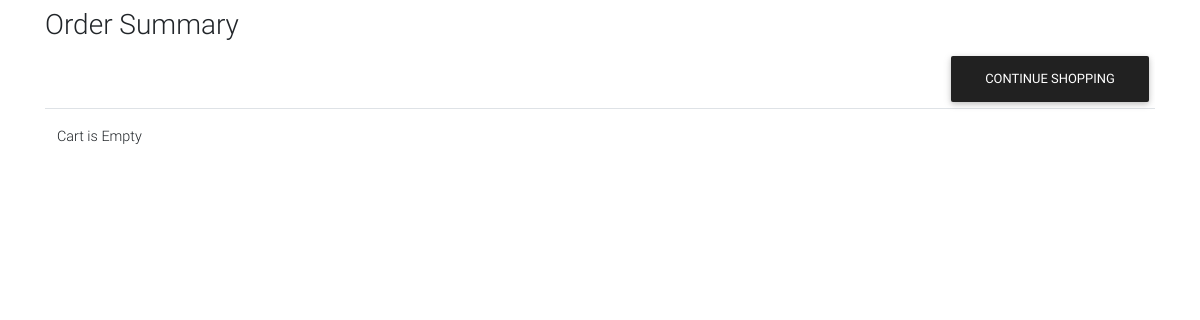
The page /order-summary (signed in) on the database as committed earlier.
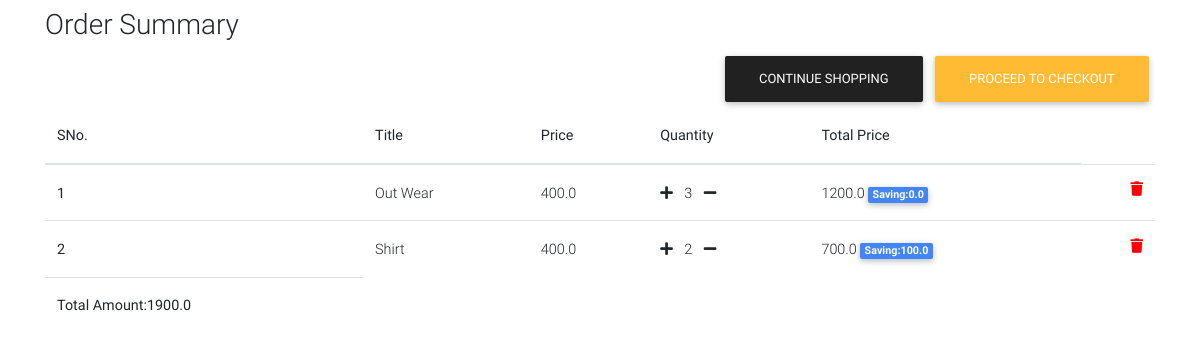
The same page on the database as committed later.
### front/models.py (models this page shows, shortened)
class OrderItem(models.Model):
    user=models.ForeignKey(Customer,on_delete=models.CASCADE,null=True,blank=True)
    ordered=models.BooleanField(default=False)
    item=models.ForeignKey(Item,on_delete=models.CASCADE)
    quantity=models.IntegerField(default=1)
    def get_total_item_price(self):
        totalprice=self.item.price * self.quantity
        return totalprice
    def get_total_item_discount_price(self):
        if self.item.discount_price:
            totalprice=self.item.discount_price * self.quantity
            return totalprice
        else:
            return self.get_total_item_price()
    def get_saved_amount(self):
        total_amount=self.get_total_item_price() - self.get_total_item_discount_price()
        return total_amount
    def get_final_price(self):
        if self.get_total_item_discount_price():
            return self.get_total_item_discount_price()
        return self.get_total_item_price()

class Item(models.Model):
    title=models.CharField(max_length=50)
    price=models.FloatField()
    discount_price=models.FloatField(blank=True,null=True)
    category=models.CharField(choices=CATEGORY_CHOICES,max_length=2)
    label=models.CharField(choices=LABEL_CHOICES,max_length=1)
    slug=models.SlugField()
    description=models.TextField()
    image=models.ImageField(upload_to='Images',null=True,blank=True)

class Order(models.Model):
    user=models.ForeignKey(Customer,on_delete=models.CASCADE)
    ref_code=models.CharField(max_length=20,blank=True,null=True)
    items=models.ManyToManyField(OrderItem)
    start_date = models.DateTimeField(auto_now_add=True)
    ordered_date=models.DateField()
    ordered=models.BooleanField(default=False)#it check whether has been ordered or not
    billing_address=models.ForeignKey('Address',related_name='billing_address',on_delete=models.SET_NULL,blank=True,null=True)
    shipping_address=models.ForeignKey('Address',related_name='shipping_address',on_delete=models.SET_NULL,blank=True,null=True)
    payment_detail=models.ForeignKey('Payments',on_delete=models.SET_NULL,blank=True,null=True)
    coupon=models.ForeignKey('Coupon',on_delete=models.SET_NULL,blank=True,null=True)
    being_delivered=models.BooleanField(default=False)#deliver hogaya
    received=models.BooleanField(default=False)#order hmne receive karliya
    order_status=models.CharField(choices=status,max_length=10,default='Pe')
    refund_requested=models.BooleanField(default=False)
    refund_granted=models.BooleanField(default=False)
    def total_amount(self):
        total=0
        for order_item in self.items.all():
            total += order_item.get_final_price()
        if self.coupon:
            total-=self.coupon.amount
        return total

### front/views.py (the view)
# urls.py: path('order-summary', OrderSummary.as_view(),name="order-summary"),
class OrderSummary(LoginRequiredMixin,View):
    def get(self,args,**kwargs):
        try:
            order=Order.objects.filter(user=self.request.user,ordered=False)
            empty=len(order)
            context={'orders':order,'empty':empty}
            return render(self.request,'Ecommerce/order_summary.html',context)
        except ObjectDoesNotExist:
            messages.success(self.request,"You donot have active order")
            return redirect("/")

### front/templates/Ecommerce/order_summary.html (shortened to what this page needs)
{% extends 'Ecommerce/home-page.html' %} {% block title %} Summary {% endblock title %}
 {% block body %}
<div class="container">
<div class="table-responsive">
    <h3 class="mt-2">Order Summary</h3>
    <table class="table  mt-4">
      {% if not empty %}
      <tr>
          <td>Cart is Empty</td>
          <a class="btn btn-dark float-right" href="/">Continue Shopping</a>
      </tr>
      {% else %}
      <thead>
        <tr>
            <th scope="col">SNo.</th>
            <th scope="col">Title</th>
            <th scope="col">Price</th>
            <th scope="col">Quantity</th>
            <th scope="col">Total Price</th>
        </tr>
    </thead>
    <tbody>
       {% for order in orders %}
       {% for object in order.items.all %}
        <tr>
            <th scope="row">{{forloop.counter}}</th>
            <td>{{object.item.title}}</td>
            <td>{{object.item.price}}</td>
            <td>
               <a href="{% url 'add-to-cart' object.item.slug %}"> <i class="fas fa-plus mr-2"></i></a>
                {{object.quantity}}
                <a href="{% url 'remove-single-item-from-cart' object.item.slug %}"><i class="fas fa-minus ml-2"></i></td></a>
            <td>{% if object.get_total_item_discount_price %}
                {{object.get_total_item_discount_price}}
               <span class="badge badge-primary"> Saving:{{object.get_saved_amount}}</span>
                {% else %}
                  {{object.get_total_item_price}}
                {% endif %}
            </td>
            <td><a style="color:red;" href="{% url 'remove-from-cart' object.item.slug %}"><i class="fas fa-trash float-right"></i<a/></td>
        </tr>
        {% endfor %}
        <tr>
            <td><b>Total Amount:{{order.total_amount}}</b></td>
        </tr>
        {% if order.total_amount %}
        <a class="btn btn-warning float-right" href="{% url 'check_out' %}">Proceed To Checkout</a>
        <a class="btn btn-dark float-right" href="/">Continue Shopping</a>
        {% endif %}
        {% endfor %}
    </tbody>
      {% endif %}
    </table>
</div>
</div>
{% endblock body %}

### front/templates/Ecommerce/home-page.html (shortened to what this page needs)
<!DOCTYPE html>
{% load static %}
{% load cart_template_tags %}
<html lang="en">
<head>
  {% block head %}
  <link rel="stylesheet" href="https://use.fontawesome.com/releases/v5.11.2/css/all.css">
  <link href="{% static 'css/bootstrap.min.css' %}" rel="stylesheet">
  <link href="{% static 'css/mdb.min.css' %}" rel="stylesheet">
  <link href="{% static 'static' %}" rel="stylesheet">
  {% endblock head %}
</head>
<body>
{% block body %}{% endblock body %}
</body>
</html>

### front/templates/Ecommerce/home-page.html (style rules this page uses)
html, body, header, .carousel { height: 60vh; }

Rows that differ between the two databases and show on the page:
added Order: total_amount "1900.0", shows "PROCEED TO CHECKOUT"
added OrderItem: item "Out Wear", item.price "400.0", quantity "3", get_total_item_discount_price "1200.0", get_saved_amount "0.0"
added OrderItem: item "Shirt", item.price "400.0", quantity "2", get_total_item_discount_price "700.0", get_saved_amount "100.0"
Other text that changed with them:
text no longer shown: "Cart is Empty CONTINUE SHOPPING"
text now shown: "SNo. Title Price Quantity Total Price"
